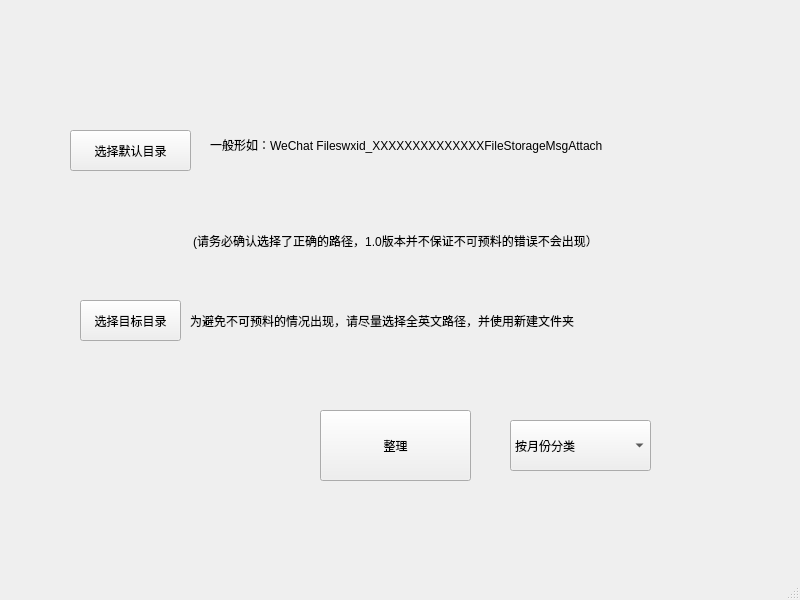
<?xml version="1.0" encoding="UTF-8"?>
<ui version="4.0">
 <class>MainWindow</class>
 <widget class="QMainWindow" name="MainWindow">
  <property name="geometry">
   <rect>
    <x>0</x>
    <y>0</y>
    <width>800</width>
    <height>600</height>
   </rect>
  </property>
  <property name="windowTitle">
   <string>MainWindow</string>
  </property>
  <widget class="QWidget" name="centralwidget">
   <widget class="QComboBox" name="comboBox">
    <property name="geometry">
     <rect>
      <x>510</x>
      <y>420</y>
      <width>141</width>
      <height>51</height>
     </rect>
    </property>
    <item>
     <property name="text">
      <string>按月份分类</string>
     </property>
    </item>
   </widget>
   <widget class="QPushButton" name="pushButton">
    <property name="geometry">
     <rect>
      <x>320</x>
      <y>410</y>
      <width>151</width>
      <height>71</height>
     </rect>
    </property>
    <property name="text">
     <string>整理</string>
    </property>
   </widget>
   <widget class="QPushButton" name="pushButton_2">
    <property name="geometry">
     <rect>
      <x>70</x>
      <y>130</y>
      <width>121</width>
      <height>41</height>
     </rect>
    </property>
    <property name="text">
     <string>选择默认目录</string>
    </property>
   </widget>
   <widget class="QLabel" name="label">
    <property name="geometry">
     <rect>
      <x>210</x>
      <y>70</y>
      <width>591</width>
      <height>151</height>
     </rect>
    </property>
    <property name="text">
     <string>一般形如：WeChat Fileswxid_XXXXXXXXXXXXXXFileStorageMsgAttach</string>
    </property>
    <property name="textFormat">
     <enum>Qt::RichText</enum>
    </property>
   </widget>
   <widget class="QLabel" name="label_2">
    <property name="geometry">
     <rect>
      <x>130</x>
      <y>200</y>
      <width>531</width>
      <height>81</height>
     </rect>
    </property>
    <property name="text">
     <string>(请务必确认选择了正确的路径，1.0版本并不保证不可预料的错误不会出现）</string>
    </property>
    <property name="alignment">
     <set>Qt::AlignCenter</set>
    </property>
   </widget>
   <widget class="QPushButton" name="pushButton_3">
    <property name="geometry">
     <rect>
      <x>80</x>
      <y>300</y>
      <width>101</width>
      <height>41</height>
     </rect>
    </property>
    <property name="text">
     <string>选择目标目录</string>
    </property>
   </widget>
   <widget class="QLabel" name="label_3">
    <property name="geometry">
     <rect>
      <x>190</x>
      <y>290</y>
      <width>531</width>
      <height>61</height>
     </rect>
    </property>
    <property name="text">
     <string>为避免不可预料的情况出现，请尽量选择全英文路径，并使用新建文件夹</string>
    </property>
   </widget>
  </widget>
  <widget class="QMenuBar" name="menubar">
   <property name="geometry">
    <rect>
     <x>0</x>
     <y>0</y>
     <width>800</width>
     <height>25</height>
    </rect>
   </property>
  </widget>
  <widget class="QStatusBar" name="statusbar"/>
 </widget>
 <resources/>
 <connections/>
</ui>
